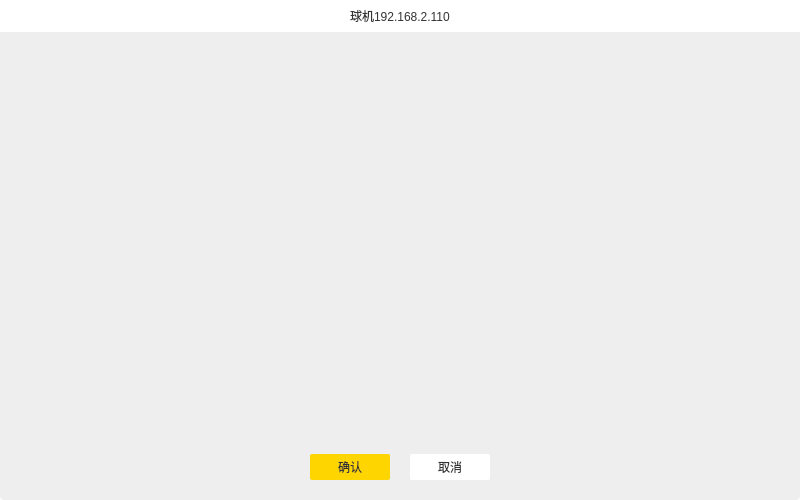
<?xml version="1.0" encoding="UTF-8"?>
<ui version="4.0">
 <class>gunCamSettingDig</class>
 <widget class="QWidget" name="gunCamSettingDig">
  <property name="geometry">
   <rect>
    <x>0</x>
    <y>0</y>
    <width>800</width>
    <height>500</height>
   </rect>
  </property>
  <property name="windowTitle">
   <string>gunCamSettingDig</string>
  </property>
  <property name="styleSheet">
   <string notr="true">#gunCamSettingDig{
background:transparent;
}
#titleWidget{
background:#ffffff;
border-top-left-radius:4px;
border-top-right-radius:4px;
}
#midWidget{
background:#eeeeee;
}
#bottomWidget{
background:#eeeeee;
border-bottom-left-radius:4px;
border-bottom-right-radius:4px;
}
QLabel{
font-family:&quot;微软雅黑&quot;;
font-size:12px;
color:#333333;
}
#confirmBtn{
background:#ffd500;
border-radius:2px;
color:#333333;
}
#confirmBtn:pressed{
margin:1px;
}
#cancelBtn{
background:#ffffff;
border-radius:2px;
color:#333333;
}
#cancelBtn:pressed{
margin:1px;
}</string>
  </property>
  <layout class="QGridLayout" name="gridLayout_2">
   <property name="leftMargin">
    <number>0</number>
   </property>
   <property name="topMargin">
    <number>0</number>
   </property>
   <property name="rightMargin">
    <number>0</number>
   </property>
   <property name="bottomMargin">
    <number>0</number>
   </property>
   <property name="spacing">
    <number>0</number>
   </property>
   <item row="0" column="0">
    <widget class="QWidget" name="titleWidget" native="true">
     <property name="minimumSize">
      <size>
       <width>0</width>
       <height>32</height>
      </size>
     </property>
     <property name="maximumSize">
      <size>
       <width>16777215</width>
       <height>32</height>
      </size>
     </property>
     <layout class="QHBoxLayout" name="horizontalLayout_3">
      <property name="spacing">
       <number>0</number>
      </property>
      <property name="leftMargin">
       <number>0</number>
      </property>
      <property name="topMargin">
       <number>0</number>
      </property>
      <property name="rightMargin">
       <number>0</number>
      </property>
      <property name="bottomMargin">
       <number>0</number>
      </property>
      <item alignment="Qt::AlignHCenter">
       <widget class="QLabel" name="titleLabel">
        <property name="text">
         <string>球机192.168.2.110</string>
        </property>
       </widget>
      </item>
     </layout>
    </widget>
   </item>
   <item row="1" column="0">
    <widget class="QWidget" name="midWidget" native="true">
     <layout class="QHBoxLayout" name="horizontalLayout_4">
      <property name="spacing">
       <number>0</number>
      </property>
      <property name="leftMargin">
       <number>0</number>
      </property>
      <property name="topMargin">
       <number>0</number>
      </property>
      <property name="rightMargin">
       <number>0</number>
      </property>
      <property name="bottomMargin">
       <number>0</number>
      </property>
      <item>
       <widget class="QWidget" name="widget" native="true">
        <property name="sizePolicy">
         <sizepolicy hsizetype="Fixed" vsizetype="Fixed">
          <horstretch>0</horstretch>
          <verstretch>0</verstretch>
         </sizepolicy>
        </property>
        <property name="minimumSize">
         <size>
          <width>800</width>
          <height>400</height>
         </size>
        </property>
        <property name="maximumSize">
         <size>
          <width>800</width>
          <height>400</height>
         </size>
        </property>
        <layout class="QGridLayout" name="gridLayout_3">
         <property name="leftMargin">
          <number>0</number>
         </property>
         <property name="topMargin">
          <number>0</number>
         </property>
         <property name="rightMargin">
          <number>0</number>
         </property>
         <property name="bottomMargin">
          <number>0</number>
         </property>
         <property name="spacing">
          <number>0</number>
         </property>
         <item row="0" column="0">
          <widget class="QLabel" name="label">
           <property name="sizePolicy">
            <sizepolicy hsizetype="Expanding" vsizetype="Expanding">
             <horstretch>0</horstretch>
             <verstretch>0</verstretch>
            </sizepolicy>
           </property>
           <property name="text">
            <string/>
           </property>
          </widget>
         </item>
        </layout>
       </widget>
      </item>
     </layout>
    </widget>
   </item>
   <item row="2" column="0">
    <widget class="QWidget" name="bottomWidget" native="true">
     <property name="minimumSize">
      <size>
       <width>0</width>
       <height>68</height>
      </size>
     </property>
     <property name="maximumSize">
      <size>
       <width>16777215</width>
       <height>68</height>
      </size>
     </property>
     <layout class="QGridLayout" name="gridLayout">
      <property name="topMargin">
       <number>0</number>
      </property>
      <property name="bottomMargin">
       <number>20</number>
      </property>
      <property name="horizontalSpacing">
       <number>20</number>
      </property>
      <property name="verticalSpacing">
       <number>0</number>
      </property>
      <item row="2" column="3">
       <spacer name="horizontalSpacer_2">
        <property name="orientation">
         <enum>Qt::Horizontal</enum>
        </property>
        <property name="sizeHint" stdset="0">
         <size>
          <width>40</width>
          <height>20</height>
         </size>
        </property>
       </spacer>
      </item>
      <item row="2" column="1">
       <widget class="QPushButton" name="confirmBtn">
        <property name="minimumSize">
         <size>
          <width>80</width>
          <height>26</height>
         </size>
        </property>
        <property name="maximumSize">
         <size>
          <width>80</width>
          <height>26</height>
         </size>
        </property>
        <property name="text">
         <string>确认</string>
        </property>
       </widget>
      </item>
      <item row="2" column="2">
       <widget class="QPushButton" name="cancelBtn">
        <property name="minimumSize">
         <size>
          <width>80</width>
          <height>26</height>
         </size>
        </property>
        <property name="maximumSize">
         <size>
          <width>80</width>
          <height>26</height>
         </size>
        </property>
        <property name="text">
         <string>取消</string>
        </property>
       </widget>
      </item>
      <item row="2" column="0">
       <spacer name="horizontalSpacer">
        <property name="orientation">
         <enum>Qt::Horizontal</enum>
        </property>
        <property name="sizeHint" stdset="0">
         <size>
          <width>40</width>
          <height>20</height>
         </size>
        </property>
       </spacer>
      </item>
      <item row="1" column="1">
       <spacer name="verticalSpacer">
        <property name="orientation">
         <enum>Qt::Vertical</enum>
        </property>
        <property name="sizeHint" stdset="0">
         <size>
          <width>20</width>
          <height>40</height>
         </size>
        </property>
       </spacer>
      </item>
     </layout>
    </widget>
   </item>
  </layout>
 </widget>
 <layoutdefault spacing="6" margin="11"/>
 <resources/>
 <connections/>
</ui>
